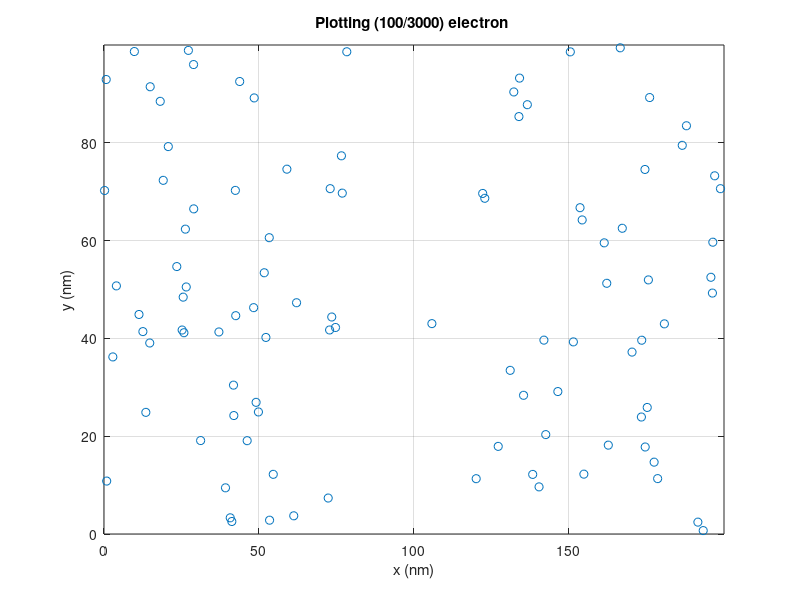
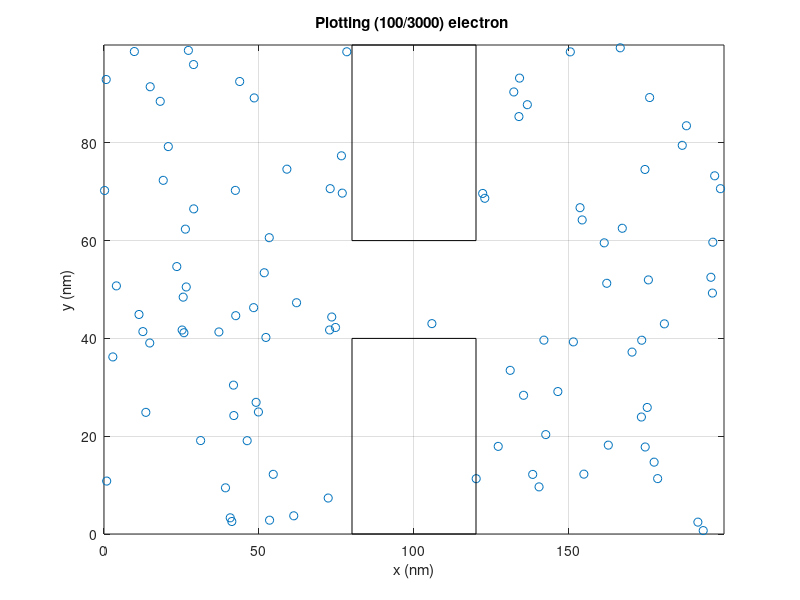
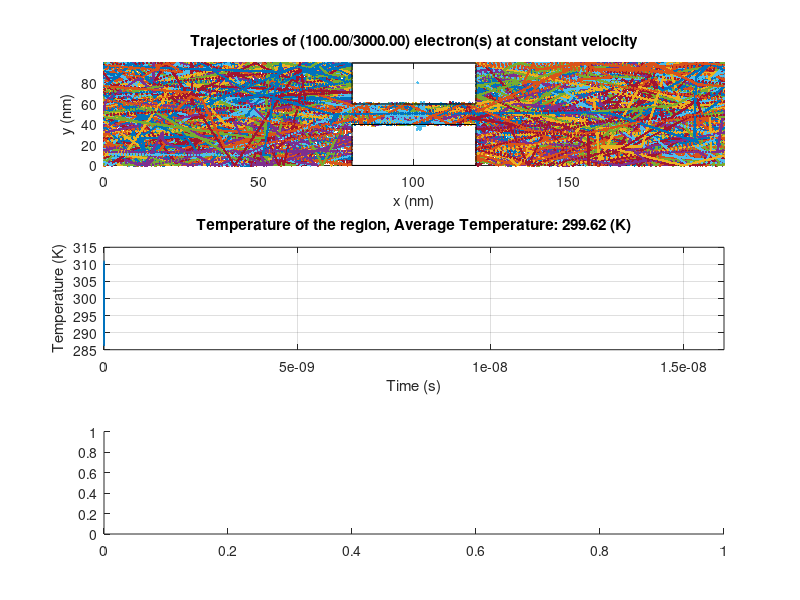

MATLAB code for these plots, in order: (Note: this script raises an error after producing the figures.)
%{
% Author: Maharshi Gurjar
% ELEC 4700 - Modeling of Integrated Devices
% Assignment 1
%}
clc; close all; clear;
set(0, 'DefaultFigureWindowStyle', 'docked')
%Define simulation envrionment and constants
M0 = 9.10938356e-31; %Rest mass of electron
Mass_n = 0.26*M0; %Effective mass of electron
T = 300; % Simulation envrionment temperature (K)
k = 1.38064852e-23; % Boltzmans constant
V_thermal = sqrt(2*k*T/Mass_n) %Thermal Veleocity
Height = 100e-9; % The height of the simulation environment
Length = 200e-9; % The lengthof the simulation environment
nElectrons = 3e3; % Total number of electrons to simulate
nPlotted_Electrons = 100; %Total number of electrons displayed 
Time_Step = Height/V_thermal/100; % Time step of simulation
Iterations = 1000; % Number of iternations to simulate
Show_Movie =0 ; %Display steps control
% The mean free path is determined by multipling the thermal velocity 
... by the mean time between collisions: 
MFP = V_thermal * 0.2e-12 %Mean free path 
%The state of the electron  (postion and velocity) is stored in a array
... where each index refers to [x-position y-position v-in-x v-in-y]
Electron_State = zeros(nElectrons,4);
%Temperature will be recorded in the array below
Temperature = zeros(Iterations,1);
%Create a scattering probability
P_Scatterieng =1 - exp(-Time_Step/0.2e-12);
%Create a distribution using the matlab makedist function
Velocity_PDF = makedist('Normal', 'mu', 0, 'sigma', sqrt(k*T/Mass_n));
%Setting the top/bottom of the boudnary specularity
Top_Specular = 1;
Bottom_Specular = 1;
%Set the box characteristics (0 = diffusive)
Top_Box_Specular = 1;
Bottom_Box_Specular = 1;
%Create Box-positions [x1, x2, y1,y2]
Box_pos = 1e-9.*[80 120 0 40; 80 120 60 100];
%Create the state of the box (specular or diffusive)
%Generate a random inital population postion and velocity
for i = 1:nElectrons
   Electron_State(i,:) = [Length*rand() Height*rand() random(Velocity_PDF) random(Velocity_PDF)];  
   Electron_State( (Electron_State(:,1)>80e-9 & Electron_State(:,1)<120e-9 & ...
       (Electron_State(:,2)<40e-9)) ,1) = Length*rand();
   Electron_State( (Electron_State(:,1)>80e-9 & Electron_State(:,1)<120e-9 & ...
       (Electron_State(:,2)>60e-9)) ,1) = Length*rand();
end
%Figure below used to test inital postion of electrons, and if movie is off
%shows the the same.
figure("Name","Electron positions")
plot(Electron_State(1:nPlotted_Electrons,1)./1e-9,Electron_State(1:nPlotted_Electrons,2)./1e-9,'o');
grid on;
axis([0 Length/1e-9 0 Height/1e-9]);
xlabel('x (nm)');
ylabel('y (nm)');
title(sprintf("Plotting (%d/%d) electron ",nPlotted_Electrons,nElectrons));
saveas(gcf,'Part_Three_Boxes.png')
hold on;
for j=1:size(Box_pos,1)
   plot([Box_pos(j, 1) Box_pos(j, 1) Box_pos(j, 2) Box_pos(j, 2) Box_pos(j, 1)]./1e-9,...
       [Box_pos(j, 3) Box_pos(j, 4) Box_pos(j, 4) Box_pos(j, 3) Box_pos(j, 3)]./1e-9, 'k-');
end
hold off;
saveas(gcf,'Part_Three_Boxes.png')
%We will now move (iterate) over time, updating the positions and direction
...while plotting the state
for i = 1:Iterations
    %The line below updates the x,y position by moving it to a new position
    ... using its current position + the velocity*(time step)
    Electron_Prev_State = Electron_State(:,1:2);
    Electron_State(:,1:2) = Electron_State(:,1:2) + Time_Step.*Electron_State(:,3:4);
    
    %Checking boundary conditions using Matlab matrix equations/indenxing
    %Check (if) and move all electrons at X=200nm Bound:
    Electron_State((Electron_State(:,1)>Length),1) = Electron_State((Electron_State(:,1)>Length),1) - Length;
 
    %Check (if) and move all electrons at X=0nm Bound:
    Electron_State((Electron_State(:,1)<0),1) =Electron_State((Electron_State(:,1)<0),1) + Length;
    
    %Check (if) and move all electrons at Y Bounds and if specular or diffusive:
    if (Top_Specular == 1)
       Electron_State((Electron_State(:,2)>Height),4) = -1*Electron_State((Electron_State(:,2)>Height),4) ;
       Electron_State((Electron_State(:,2)>Height),2) = 2*Height - Electron_State((Electron_State(:,2)>Height),2);
    else
       Electron_State((Electron_State(:,2)>Height),4) = -random(Velocity_PDF);
       Electron_State((Electron_State(:,2)>Height),3) = random(Velocity_PDF);
    end
    if (Bottom_Specular == 1)
        Electron_State((Electron_State(:,2)<0),4) = -1*Electron_State((Electron_State(:,2)<0),4) ;
        Electron_State((Electron_State(:,2)<0),2) = -Electron_State((Electron_State(:,2)<0),2);
    else
       Electron_State((Electron_State(:,2)>Height),4) = random(Velocity_PDF);
       Electron_State((Electron_State(:,2)>Height),3) = random(Velocity_PDF);
    end

%%
    %BOX SPECULAR CASE :
    %Check if bottom Box is specular and if so then bounce 
    Electron_State( (Bottom_Box_Specular==1 & Electron_State(:,1)>80e-9 & Electron_State(:,1)<120e-9 & ((Electron_State(:,2)<40e-9 & Electron_Prev_State(:,2)<40e-9))),3)...
        =-Electron_State( (Bottom_Box_Specular==1 & Electron_State(:,1)>80e-9 & Electron_State(:,1)<120e-9 & ((Electron_State(:,2)<40e-9 & ...
        Electron_Prev_State(:,2)<40e-9))),3);
    %Check if top Box is specular and if so then bounce 
    Electron_State( (Top_Box_Specular==1 & Electron_State(:,1)>80e-9 & Electron_State(:,1)<120e-9 & ((Electron_State(:,2)>60e-9 & Electron_Prev_State(:,2)>60e-9))),3)...
        =-Electron_State( (Top_Box_Specular==1 & Electron_State(:,1)>80e-9 & Electron_State(:,1)<120e-9 & ((Electron_State(:,2)>60e-9 & Electron_Prev_State(:,2)>60e-9))),3);

    %Top Horizontal
    Electron_State( (Top_Box_Specular==1 & Electron_State(:,1)<120e-9 & Electron_State(:,1)>80e-9) & (Electron_State(:,2)>60e-9) &...
        (Electron_Prev_State(:,1)>80e-9 & Electron_Prev_State(:,1)<120e-9),4) = -Electron_State( (Top_Box_Specular==1 & Electron_State(:,1)<120e-9...
        & Electron_State(:,1)>80e-9) & (Electron_State(:,2)>60e-9) &(Electron_Prev_State(:,1)>80e-9 & Electron_Prev_State(:,1)<120e-9),4);
    %Bottom Hoizontal
    Electron_State( (Bottom_Box_Specular==1 & Electron_State(:,1)<120e-9 & Electron_State(:,1)>80e-9) & (Electron_State(:,2)<40e-9) &...
        (Electron_Prev_State(:,1)>80e-9 & Electron_Prev_State(:,1)<120e-9),4) = -Electron_State( (Bottom_Box_Specular==1 & Electron_State(:,1)<120e-9...
            & Electron_State(:,1)>80e-9) & (Electron_State(:,2)<40e-9) &(Electron_Prev_State(:,1)>80e-9 & Electron_Prev_State(:,1)<120e-9),4);
    %BOX SPECULAR CASE END :
%%
    %BOX DIFFUSIVE CASE:
    %Check if bottom Box is specular and if so then bounce 
    Electron_State( (Bottom_Box_Specular==0 & Electron_State(:,1)>80e-9 & Electron_State(:,1)<120e-9 & ((Electron_State(:,2)<40e-9 & Electron_Prev_State(:,2)<40e-9))),3)...
        =random(Velocity_PDF);
    Electron_State( (Bottom_Box_Specular==0 & Electron_State(:,1)>80e-9 & Electron_State(:,1)<120e-9 & ((Electron_State(:,2)<40e-9 & Electron_Prev_State(:,2)<40e-9))),4)...
        =random(Velocity_PDF);
    
    %Check if Top Box is specular and if so then bounce 
    Electron_State( (Top_Box_Specular==0 & Electron_State(:,1)>80e-9 & Electron_State(:,1)<120e-9 & ((Electron_State(:,2)>60e-9 & Electron_Prev_State(:,2)>60e-9))),3)...
        =random(Velocity_PDF);
    Electron_State( (Top_Box_Specular==0 & Electron_State(:,1)>80e-9 & Electron_State(:,1)<120e-9 & ((Electron_State(:,2)>60e-9 & Electron_Prev_State(:,2)>60e-9))),4)...
        =random(Velocity_PDF);

    %Bottom Horizontal
    Electron_State( (Bottom_Box_Specular==0 & Electron_State(:,1)<120e-9 & Electron_State(:,1)>80e-9) & (Electron_State(:,2)<40e-9) &...
        (Electron_Prev_State(:,1)>80e-9 & Electron_Prev_State(:,1)<120e-9),3) = random(Velocity_PDF);
    Electron_State( (Bottom_Box_Specular==0 & Electron_State(:,1)<120e-9 & Electron_State(:,4)<0 & Electron_State(:,1)>80e-9) & (Electron_State(:,2)<40e-9) &...
        (Electron_Prev_State(:,1)>80e-9 & Electron_Prev_State(:,1)<120e-9),4) = random(Velocity_PDF);
    %Top Hoizontal
    Electron_State( (Top_Box_Specular==0  & Electron_State(:,1)<120e-9 & Electron_State(:,1)>80e-9) & (Electron_State(:,2)>60e-9) &...
        (Electron_Prev_State(:,1)>80e-9 & Electron_Prev_State(:,1)<120e-9),3) = random(Velocity_PDF);
    Electron_State( (Top_Box_Specular==0 & Electron_State(:,4)>0 & Electron_State(:,1)<120e-9 & Electron_State(:,1)>80e-9) & (Electron_State(:,2)>60e-9) &...
        (Electron_Prev_State(:,1)>80e-9 & Electron_Prev_State(:,1)<120e-9),4) = -random(Velocity_PDF);
%%
    %Add scattering
    j = rand(nElectrons,1) < P_Scatterieng;
    Electron_State(j,3:4) = random(Velocity_PDF,[sum(j),2]);
%%
    %Electron shifting
    %Region 1
    Electron_State( (Electron_State(:,1)>80e-9 & Electron_State(:,1)<120e-9 & ((Electron_State(:,2)<40e-9 & Electron_Prev_State(:,2)<=40e-9)) &...
        Electron_Prev_State(:,1)<=80e-9),1) = 2*80e-9 -Electron_State( (Electron_State(:,1)>80e-9 & Electron_State(:,1)<120e-9 ...
        & ((Electron_State(:,2)<=40e-9 & Electron_Prev_State(:,2)<40e-9)) & Electron_Prev_State(:,1)<80e-9),1);
    %Region 2
    Electron_State( (Electron_State(:,1)>80e-9 & Electron_State(:,1)<120e-9 & ((Electron_State(:,2)<40e-9 & Electron_Prev_State(:,2)<=40e-9)) &...
        Electron_Prev_State(:,1)>120e-9),1) = 2*120e-9 - Electron_State( (Electron_State(:,1)>80e-9 & Electron_State(:,1)<120e-9 ...
        & ((Electron_State(:,2)<=40e-9 & Electron_Prev_State(:,2)<40e-9)) & Electron_Prev_State(:,1)>120e-9),1);
    %Region 3
    Electron_State( ( (Electron_State(:,1)>80e-9 & Electron_State(:,1)<120e-9) & ((Electron_State(:,2)>60e-9 & Electron_Prev_State(:,2)>=60e-9)) &...
        Electron_Prev_State(:,1)<80e-9),1) = 2*80e-9 - Electron_State( (Electron_State(:,1)>80e-9 & Electron_State(:,1)<120e-9...
        & ((Electron_State(:,2)>=60e-9 & Electron_Prev_State(:,2)>60e-9)) & Electron_Prev_State(:,1)<80e-9),1);
    %Region 4
    Electron_State( ( (Electron_State(:,1)>80e-9 & Electron_State(:,1)<120e-9 )& ((Electron_State(:,2)>60e-9 & Electron_Prev_State(:,2)>=60e-9)) &...
        Electron_Prev_State(:,1)>120e-9),1) = 2*120e-9 - Electron_State( (Electron_State(:,1)>80e-9 & Electron_State(:,1)<120e-9 &...
        ((Electron_State(:,2)>60e-9 & Electron_Prev_State(:,2)>=60e-9)) & Electron_Prev_State(:,1)>120e-9),1);
    
    %Top Horizontal
    Electron_State( (Electron_State(:,1)<120e-9 & Electron_State(:,1)>80e-9 & (Electron_State(:,2)<40e-9 & Electron_Prev_State(:,2)>=40e-9) &...
        (Electron_State(:,4)<0)),2) =  2*40e-9 + Electron_State( (Electron_State(:,1)<120e-9 & Electron_State(:,1)>80e-9 &...
        (Electron_State(:,2)<=40e-9 & Electron_Prev_State(:,2)>=40e-9) & (Electron_State(:,4)<0)),2);
    %Bottom Horizontal
    Electron_State( (Electron_State(:,1)<120e-9 & Electron_State(:,1)>80e-9 & (Electron_State(:,2)>60e-9 & Electron_Prev_State(:,2)<=60) &...
        (Electron_State(:,4)>0)),2) =  2*60e-9 - Electron_State( (Electron_State(:,1)<120e-9 & Electron_State(:,1)>80e-9 &...
        (Electron_State(:,2)>=60e-9 & Electron_Prev_State(:,2)<=60) &(Electron_State(:,4)>0)),2);
    %Electron shifting end
%%
    % Stores the Electron [x y] posistions in the Trajectories vector
    ... for each different electron in a new coloum
    for j = 1: nPlotted_Electrons
       Trajectories_x(i,j) = Electron_State(j,1); 
       Trajectories_y(i,j) = Electron_State(j,2);
    end
    %To calcuatle the themal energy, Maxwell's principle of equipartion 
    ... is used,  where the final equation then becomes;
    Temperature(i) = ( sum (Electron_State(:,3).^2) + sum(Electron_State(:,4).^2)) * Mass_n / k / 2 / nElectrons;
    
    %Shows the pathing of the electron, as well as the updating trajectory
    if Show_Movie && mod(i,20)
       figure(1)
       plot(Electron_State(1:nPlotted_Electrons,1)./1e-9,Electron_State(1:nPlotted_Electrons,2)./1e-9,'o');
       grid on;
       axis([0 Length/1e-9 0 Height/1e-9]);
       xlabel('x (nm)');
       ylabel('y (nm)');
       title(sprintf("Plotting (%d/%d) electron at constant velocity",nPlotted_Electrons,nElectrons));
       hold on;
       for j=1:size(Box_pos,1)
           plot([Box_pos(j, 1) Box_pos(j, 1) Box_pos(j, 2) Box_pos(j, 2) Box_pos(j, 1)]./1e-9,...
               [Box_pos(j, 3) Box_pos(j, 4) Box_pos(j, 4) Box_pos(j, 3) Box_pos(j, 3)]./1e-9, 'k-');
       end
       hold off;
    end
end
%%
figure("name","Trajectory, temperature and speed results results")
subplot(3,1,1)
plot(Trajectories_x(:,1:nPlotted_Electrons)./1e-9, Trajectories_y(:,1:nPlotted_Electrons)./1e-9,'.');
hold on;
for j=1:size(Box_pos,1)
   plot([Box_pos(j, 1) Box_pos(j, 1) Box_pos(j, 2) Box_pos(j, 2) Box_pos(j, 1)]./1e-9,...
       [Box_pos(j, 3) Box_pos(j, 4) Box_pos(j, 4) Box_pos(j, 3) Box_pos(j, 3)]./1e-9, 'k-');
end
hold off
axis([0 Length/1e-9 0 Height/1e-9]);
xlabel('x (nm)');
ylabel('y (nm)');
grid on;
title(sprintf("Trajectories of (%.2f/%.2f) electron(s) at constant velocity",nPlotted_Electrons,nElectrons));
subplot(3,1,2)
plot(Time_Step*(0:Iterations-1), Temperature);
grid on;
xlim([0 Time_Step*Iterations])
title(sprintf("Temperature of the region, Average Temperature: %.2f (K)",mean(Temperature)))
xlabel('Time (s)');
ylabel('Temperature (K)');
subplot(3,1,3)
Velocity = sqrt(Electron_State(:,3).^2 + Electron_State(:,4).^2);
histogram(Velocity);
title(sprintf("Electron Velocity, Average Velocity %.2d (m/s)",mean(Velocity)));
xlabel("Speed (m/s)");
ylabel("Number of particles");
grid on;


%% 
%Create density maps for the electrons and temperature
%Density without filtering :
figure("name","Electron Density")
X = [Electron_State(:,1) Electron_State(:,2)];
hist3(X,'Nbins',[200 100],'CdataMode','auto')
axis([0 Length 0 Height])
xlabel('x (nm)')
ylabel('y (nm)')
colormap;
c = colorbar;
c.Label.String = 'Electron density';
view(2)
title(sprintf("Electron density of %d electrons",nElectrons));
saveas(gcf,'Part_Three_Electron_Density.png')
%With Guassian filtering :
Density = hist3(Electron_State(:,1:2),[200 100])';
N = 20;
sigma = 3;
%Creating a Gaussian filtering matrix
[x,y]=meshgrid(round(-N/2):round(N/2), round(-N/2):round(N/2));
G=exp(-x.^2/(2*sigma^2)-y.^2/(2*sigma^2));
G=G./sum(G(:));

figure("name","Electron Density (with Gaussian filtering)")
imagesc(conv2(Density,G,'same'))
xlabel('x (nm)')
ylabel('y (nm)')
c = colorbar;
c.Label.String = 'Density';
view(2)
title(sprintf("Electron density of %d electrons",nElectrons));
saveas(gcf,'Part_Three_Electron_Density_Filtered.png')
%For the temperature density plot the electrons positions were binned
Temperature_Sum_X = zeros(ceil(Length/1e-9),ceil(Height/1e-9));
Temperature_Sum_Y = zeros(ceil(Length/1e-9),ceil(Height/1e-9));
Temperature_Bin_Count = zeros(ceil(Length/1e-9),ceil(Height/1e-9));

% Look at velocities of all the particles
for i=1:nElectrons
    % bin the electrons
    x = floor(Electron_State(i,1)./1e-9);
    y = floor(Electron_State(i,2)./1e-9);
    if(x==0)
        x = 1;
    end
    if(y==0)
        y= 1;
    end
    % Add velocity components
    Temperature_Sum_X(x,y) = Temperature_Sum_X(x,y) + Electron_State(i,4)^2;
    Temperature_Sum_Y(x,y) = Temperature_Sum_Y(x,y) + Electron_State(i,3)^2;
    Temperature_Bin_Count(x,y) = Temperature_Bin_Count(x,y) + 1;
end

% Now, with the velocities added up, calculate the temperatures:
TemperatureDensity = (Temperature_Sum_X + Temperature_Sum_Y).*Mass_n./k./2./Temperature_Bin_Count;
%If somewhere in the calculation the density beame nan then make it 0
TemperatureDensity(isnan(TemperatureDensity)) = 0;
%Transpose the matrix
TemperatureDensity = TemperatureDensity';

figure("Name","Electron heat denstiy")
imagesc(TemperatureDensity)
set(gca,'YDir','normal');
title('Temperature Map');
c = colorbar;
c.Label.String = 'Temperature';
xlabel('x (nm)');
ylabel('y (nm)');

figure("Name","electron heat density (with Gaussian filtering)");
imagesc(conv2(TemperatureDensity,G,'same'));
set(gca,'YDir','normal');
title('Temperature Map');
c = colorbar;
c.Label.String = 'Temperature (K)';
xlabel('x (nm)');
ylabel('y (nm)');

saveas(gcf,'Part_Three_Heat_Map_Filtered.png')
